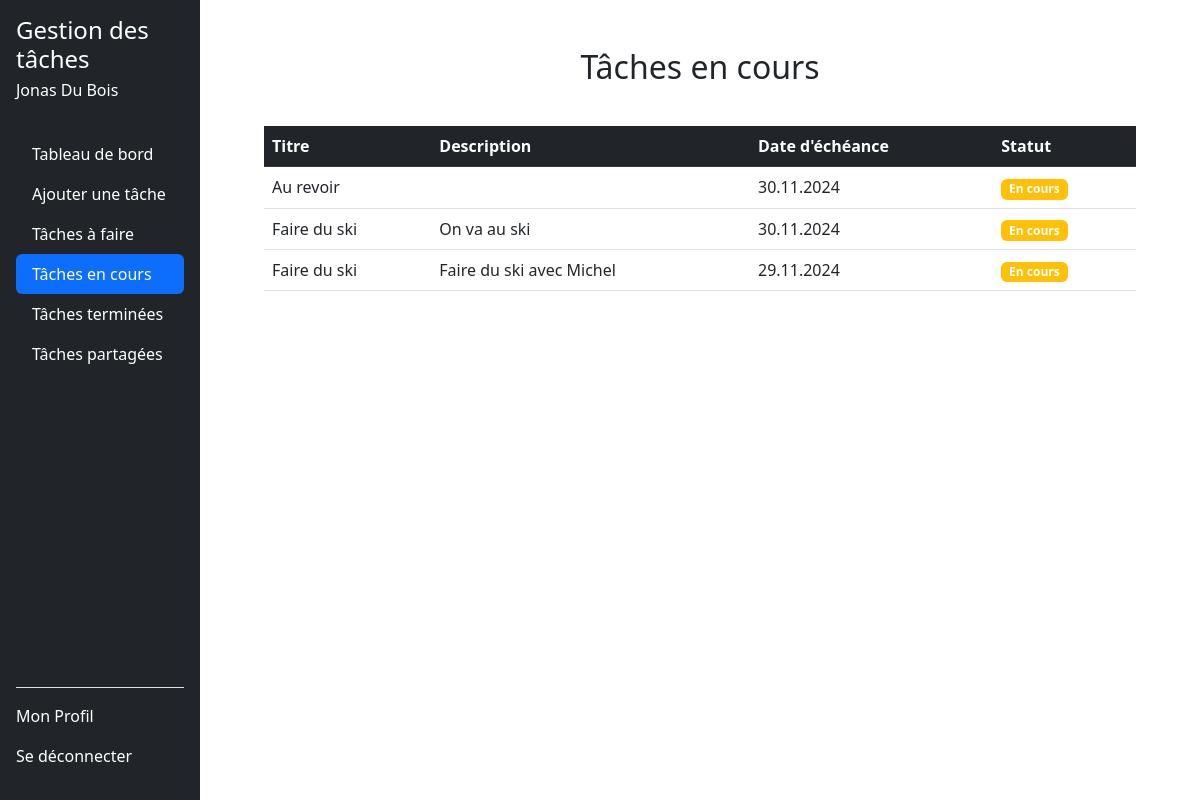
The page /taches_en_cours.php (signed in) on the database as committed earlier.
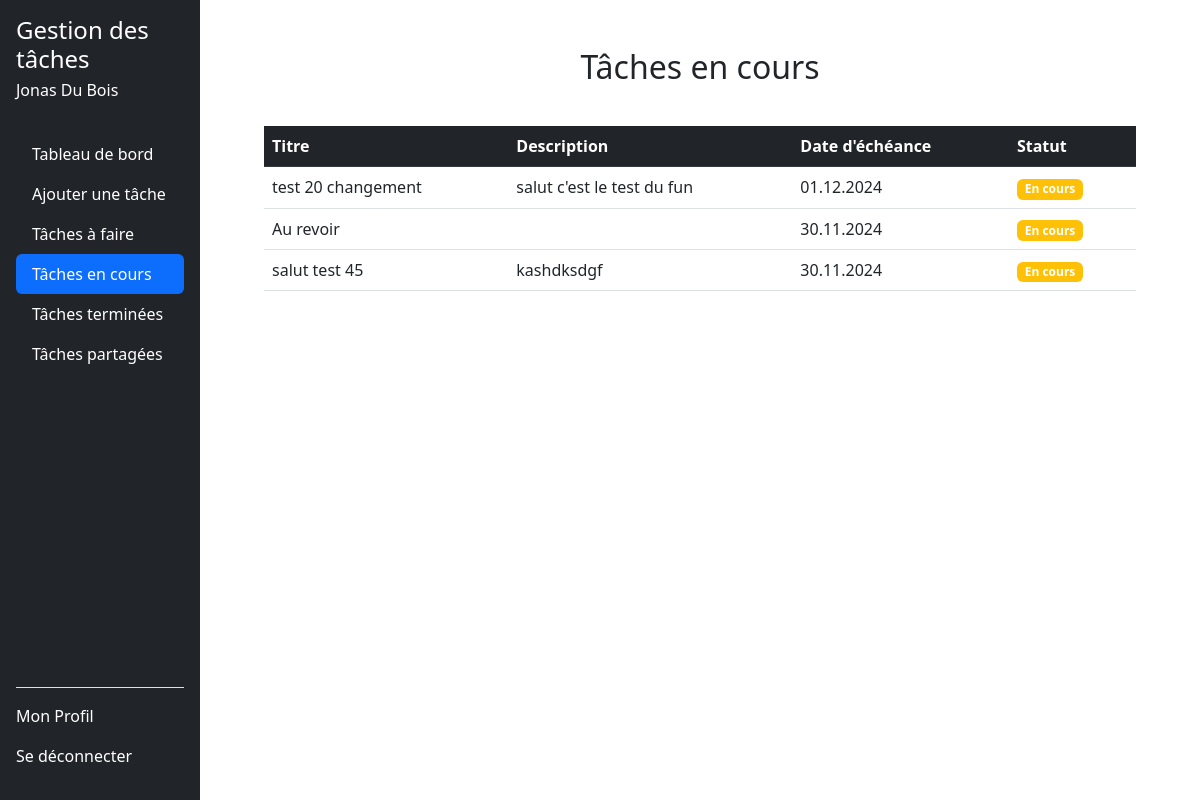
The same page on the database as committed later.
### tables this page shows
CREATE TABLE tasks (
        id INTEGER PRIMARY KEY AUTOINCREMENT,
        userId INTEGER NOT NULL,
        titre TEXT NOT NULL,
        description TEXT DEFAULT NULL,
        dateEcheance DATE DEFAULT NULL,
        statut TEXT CHECK(statut IN ('a_faire', 'en_cours', 'termine')) DEFAULT 'a_faire',
        createdAt TIMESTAMP DEFAULT CURRENT_TIMESTAMP, 
        FOREIGN KEY (userId) REFERENCES users(id) ON DELETE CASCADE
    );

### src/dbManager/DbManagerCRUD.php (called while the page is built, shortened)
<?php
class DbManagerCRUD implements I_ApiCRUD
{
    private $db;
    public function __construct()
    {
        $config = parse_ini_file(__DIR__ . '/../config/db.ini');
        $dsn = $config['dsn'];
        $username = $config['username'];
        $password = $config['password'];
        $this->db = new \PDO($dsn, $username, $password);
    }
    public function rendPersonnes(string $email): array
    {
        $sql = "SELECT * FROM users WHERE email = :email;";
        $stmt = $this->db->prepare($sql);
        $stmt->bindParam(':email', $email, \PDO::PARAM_STR);
        try {
            $stmt->execute();
            $donnees = $stmt->fetchAll(\PDO::FETCH_ASSOC);
            $tabUsers = [];
            foreach ($donnees as $donneesUser) {
                $user = new Users(
                    $donneesUser["prenom"],
                    $donneesUser["nom"],
                    $donneesUser["email"],
                    $donneesUser["noTel"],
                    $donneesUser["motDePasse"],
                    $donneesUser["id"]
                );
                $tabUsers[] = $user;
            }
            return $tabUsers;
        } catch (\PDOException $e) {
            error_log("Erreur lors de la récupération des utilisateurs : " . $e->getMessage());
            return [];
        }
    }
    public function getTasksByUserIdAndStatus($userId, $status)
    {
        try {
            $stmt = $this->db->prepare('
            SELECT t.id, t.titre, t.description, t.dateEcheance, t.statut
            FROM tasks t
            JOIN task_users tu ON t.id = tu.taskId
            WHERE tu.userId = :userId AND t.statut = :status
        ');
            $stmt->execute(['userId' => $userId, 'status' => $status]);
            $tasks = [];
            while ($taskData = $stmt->fetch(\PDO::FETCH_ASSOC)) {
                $task = new Task(
                    $taskData['titre'],
                    $taskData['description'],
                    [],
                    $taskData['dateEcheance'],
                    $taskData['statut']
                );
                $tasks[] = $task;
            }
            return $tasks;
        } catch (\PDOException $e) {
            throw new \Exception("Erreur lors de la récupération des tâches : " . $e->getMessage());
        }
    }
}

### Includes/functions.php (called while the page is built, shortened)
<?php
function getUserByEmail($email, $dbManager) {
    $userInfoArray = $dbManager->rendPersonnes($email);
    return !empty($userInfoArray) ? $userInfoArray[0] : null;
}
function getStatusBadgeClass(string $statut): string
{
    $badgeClasses = [
        'À faire' => 'bg-danger',
        'En cours' => 'bg-warning',
        'Terminé' => 'bg-success',
    ];
    return $badgeClasses[$statut] ?? 'bg-secondary';
}

### src/dbManager/Users.php (called while the page is built, shortened)
<?php
class Users {
    private $id;
    public function __construct(string $prenom, string $nom, string $email, string $noTel, string $motDePasse ,int $id = 0) {
        $this->id = $id;
    }
    public function rendId(): int {
        return (int)$this->id;
    }
}

### src/dbManager/Task.php (called while the page is built, shortened)
<?php
class Task
{
    private $titre;
    private $description;
    private $dateEcheance;
    private $statut;
    public function __construct(
        string $titre,
        string $description = null,
        array $userIds = null,
        string $dateEcheance = null,
        string $statut = 'a_faire',
        int $id = 0,
    ) {
        $this->titre = $titre;
        $this->description = $description;
        $this->dateEcheance = $dateEcheance;
        $this->statut = $statut;
    }
    private function isValidDate(string $date): bool
    {
        $d = DateTime::createFromFormat('Y-m-d', $date);
        return $d && $d->format('Y-m-d') === $date;
    }
    public function rendTitre(): string
    {
        return $this->titre;
    }
    public function rendDescription(): ?string
    {
        return $this->description;
    }
    public function getFormattedDateEcheance(): ?string
    {
        if ($this->dateEcheance) {
            $d = DateTime::createFromFormat('Y-m-d', $this->dateEcheance);
            return $d ? $d->format('d.m.Y') : null;
        }
        return null;
    }
    public function getFormattedStatut(): string
    {
        $statutTraduction = [
            'a_faire' => 'À faire',
            'en_cours' => 'En cours',
            'termine' => 'Terminé',
        ];
        return $statutTraduction[$this->statut] ?? 'Inconnu';
    }
}

### taches_en_cours.php (the view, shortened to what the changed rows need)
<?php
require_once 'includes/functions.php';
$dbManager = new DbManagerCRUD();
$email = $_SESSION['email_user'];
$userInfo = getUserByEmail($email, $dbManager);
$userId = $userInfo->rendId();
$tachesEnCours = $dbManager->getTasksByUserIdAndStatus($userId, 'en_cours');
?>
<!DOCTYPE html>
<html lang="fr">
<head>
    <link href="https://cdn.jsdelivr.net/npm/bootstrap@5.3.0-alpha3/dist/css/bootstrap.min.css" rel="stylesheet">
    <link href="style/styleSheet.css" rel="stylesheet">
</head>
<body>
    <div class="d-flex">
        <?php include 'includes/sidebar.php'; ?>
        <div class="main-content ms-auto col-md-9 col-lg-10 p-5">
        <h2 class="text-center mb-4">Tâches en cours</h2>
            <?php if (empty($tachesEnCours)): ?>
                <p>Aucune tâche en cours pour le moment.</p>
            <?php else: ?>
                <div class="table-responsive p-3">
                    <table class="table table-hover">
                            <thead>
                                <tr class="table-dark">
                                    <th scope="col">Titre</th>
                                    <th scope="col">Description</th>
                                    <th scope="col">Date d'échéance</th>
                                    <th scope="col">Statut</th>
                                </tr>
                            </thead>
                            <tbody>
                                <?php foreach ($tachesEnCours as $task): ?>
                                    <tr>
                                        <td scope="row"><?php echo htmlspecialchars($task->rendTitre()); ?></td>
                                        <td class="text-truncate" style="max-width: 200px; overflow: hidden; white-space: nowrap;"><?php echo htmlspecialchars($task->rendDescription()); ?></td>
                                        <td><?php echo htmlspecialchars($task->getFormattedDateEcheance()); ?></td>
                                        <td>
                                            <span class="badge <?php echo getStatusBadgeClass($task->getFormattedStatut()); ?> me-1">
                                                <?php echo htmlspecialchars($task->getFormattedStatut()); ?>
                                            </span>
                                        </td>
                                    </tr>
                                <?php endforeach; ?>
                            </tbody>
                        </table>
                </div>
            <?php endif; ?>
        </div>
    </div>
</body>
</html>

### Includes/sidebar.php (shortened to what the changed rows need)
<div class="col-md-3 col-lg-2 bg-dark text-white sidebar position-fixed vh-100 d-flex flex-column p-3">
    <ul class="nav nav-pills flex-column mb-auto pt-3">
    <?php
                    $navLinks = [
                        'dashboard.php' => 'Tableau de bord',
                        'ajouter_tache.php' => 'Ajouter une tâche',
                        'taches_a_faire.php' => 'Tâches à faire',
                        'taches_en_cours.php' => 'Tâches en cours',
                        'taches_terminees.php' => 'Tâches terminées',
                        'taches_partage.php' => 'Tâches partagées',
                    ];
                    foreach ($navLinks as $link => $label) {
                        $active = basename($_SERVER['PHP_SELF']) == $link ? 'active' : '';
                        echo "<li class='nav-item'>
                                <a href='$link' class='nav-link text-white $active'>$label</a>
                              </li>";
                    }
                    ?>
                </ul>
</div>

Rows that differ between the two databases and show on the page:
no longer on this page (row edited): tasks: titre "Faire du ski", description "On va au ski", dateEcheance "30.11.2024", statut "En cours"
no longer on this page (row edited): tasks: titre "Faire du ski", description "Faire du ski avec Michel", dateEcheance "29.11.2024", statut "En cours"
now on this page (row edited): tasks: titre "test 20 changement", description "salut c'est le test du fun", dateEcheance "01.12.2024", statut "En cours"
now on this page (row edited): tasks: titre "salut test 45", description "kashdksdgf", dateEcheance "30.11.2024", statut "En cours"
